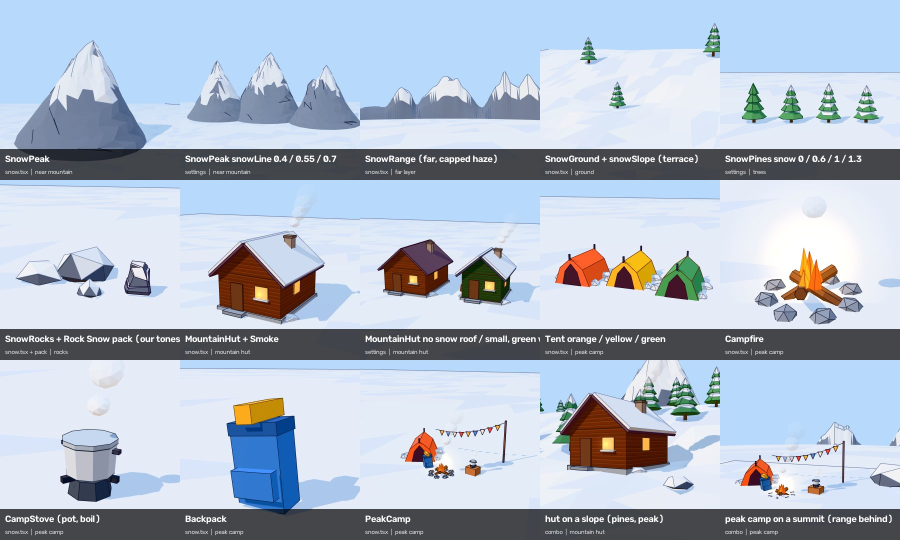
#> input picture references/sets/kit_snow.jpg, 1800 x 1080 px (shown at 1/2 size)
$ python measure_frames.py ../references/sets/kit_snow.jpg   (older library calls are emulated)
#> lines starting #> are read from the running program, lines starting #| are printed output that depends on the picture; after the words box and inside, x2 and y2 are one past the last pixel; in counts of white or black regions, pixels touching at a corner belong together
### tools/visual_analysis.py
"""Measure the visual style of each reference video.

Usage: python -I tools/visual_analysis.py <references_dir> [--workers 4]

For every <references>/videos/<id>.mp4 writes
    <references>/analysis/visual/<id>.json   per-frame summary, shots, palettes
    <references>/analysis/contact_sheets/<id>.jpg

Metrics (all measured, never guessed):
- scene changes: Bhattacharyya distance between HSV histograms. A change is a
  peak of the distance between frame j and frame j-LAG (robust to camera motion,
  catches dissolves). Its length = consecutive frames where the frame-to-frame
  distance stays high: <= HARD_MAX_FRAMES frames -> "hard cut", longer -> "dissolve".
- camera motion: Lucas-Kanade feature tracking + RANSAC similarity transform
  per frame -> pan (x/y), zoom (scale), roll, plus jitter (shake).
  "subject motion" = residual motion of tracked points not explained by the camera.
- tone: luma mean / std / p5 / p95 (BT.709, 0-255), HSV saturation (0-1),
  Hasler-Susstrunk colorfulness.
- palette: k-means in Lab on 3 frames per shot (k=5) and per video (k=8).
"""
import argparse
import json
import math
import re
import subprocess
from concurrent.futures import ProcessPoolExecutor
from pathlib import Path

import cv2
import numpy as np

SMALL_W, SMALL_H = 180, 320          # analysis resolution (9:16)
LAG = 8                              # frames compared across a transition
CHANGE_MIN = 0.30                    # Bhattacharyya distance (frame j vs j-LAG) for a scene change
CHANGE_RATIO = 2.0                   # ...and at least this x the local median
HARD_MAX_FRAMES = 2                  # transitions this short count as hard cuts
MIN_SHOT_S = 0.4
THUMB_W, THUMB_H = 225, 400
SHEET_COLS, SHEET_ROWS = 4, 4


def hexcolor(bgr):
    b, g, r = (int(round(c)) for c in bgr)
    return f"#{r:02x}{g:02x}{b:02x}"


def tone(frame):
    f = frame.astype(np.float32)
    b, g, r = f[..., 0], f[..., 1], f[..., 2]
    y = 0.2126 * r + 0.7152 * g + 0.0722 * b
    hsv = cv2.cvtColor(frame, cv2.COLOR_BGR2HSV)
    rg, yb = r - g, 0.5 * (r + g) - b
    colorful = math.hypot(rg.std(), yb.std()) + 0.3 * math.hypot(rg.mean(), yb.mean())
    p5, p95 = np.percentile(y, [5, 95])
    return {"luma": float(y.mean()), "contrast": float(y.std()), "p5": float(p5), "p95": float(p95),
            "sat": float(hsv[..., 1].mean() / 255), "colorful": float(colorful)}


# [264 lines left out: functions camera_motion, kmeans_palette, loudness, classify_shot, analyze, main, not called in this run]


# [2 lines that do not run on import are left out]

### tools/style_probe.py
"""Measure the drawing style of every reference video (captions, blur, line art, warm/cool light).

Usage: python -I tools/style_probe.py <references_dir> [--workers 4] [--only ID ...]

Needs  <references>/analysis/visual/<id>.json (shots, from visual_analysis.py)
Writes <references>/analysis/style/<id>.json and prints one line per video.

Frames used: the middle frame of every shot (light, blur, line art) and one frame
every CAPTION_STEP_S seconds (captions). All pixel values refer to 1080x1920.

- captions: white glyphs (all channels > WHITE) with a dark ring around them, in the
  lower-middle band. Outline thickness is measured per side: march outward from the
  glyph edge until fewer than half of the samples are dark. Longer below/right than
  above/left = a drop shadow.
- blur: per 120 px tile, edge acutance = p99(Sobel magnitude) / (p95 - p5 luma).
  A Gaussian-blurred step of width sigma gives acutance ~ 3.19 / sigma, so
  sigma_px ~ 3.19 / acutance (only meaningful above ~0.8 px).
  sharp tiles = p90 of the frame, soft tiles = p25.
- line art: black-hat (15 px) > 40 and luma < 80 -> thin dark strokes; long straight
  dark segments (HoughP, >= 120 px) mostly come from outlined architecture/props.
- light: share of saturated (S > 0.25) pixels with warm hues (red-orange-yellow)
  versus cool hues (cyan-blue-violet). warm if warm >= 1.5 x cool, cool if the reverse.
"""
import argparse
import json
from concurrent.futures import ProcessPoolExecutor
from pathlib import Path

import cv2
import numpy as np

CAPTION_STEP_S = 0.5
BAND = (0.50, 0.90)          # caption search band, fraction of height
WHITE, DARK = 215, 70
TILE = 120
EXCLUDE = (0.60, 0.80)       # caption rows excluded from blur / line / light stats
SIGMA_K = 3.19


# [75 lines left out: function find_caption, not called in this run]


def keep_rows(h):
    rows = np.ones(h, bool)
    rows[int(EXCLUDE[0] * h):int(EXCLUDE[1] * h)] = False
    return rows


# [46 lines left out: functions blur_stats, line_stats, not called in this run]


def light_stats(frame):
    h = frame.shape[0]
    f = frame[keep_rows(h)]
    hsv = cv2.cvtColor(f, cv2.COLOR_BGR2HSV)
    hue, sat = hsv[..., 0], hsv[..., 1] / 255.0
    colored = sat > 0.25
    warm = colored & ((hue <= 25) | (hue >= 165))        # red, orange, yellow (OpenCV hue 0-180)
    cool = colored & (hue >= 85) & (hue <= 150)           # cyan, blue, violet
    lab = cv2.cvtColor(f, cv2.COLOR_BGR2LAB).reshape(-1, 3).astype(np.float32)
    ws, cs = float(warm.mean()), float(cool.mean())
    kind = "warm" if ws >= 1.5 * cs and ws > 0.10 else "cool" if cs >= 1.5 * ws and cs > 0.10 else "mixed"
    return {"warm_share": round(ws, 3), "cool_share": round(cs, 3), "kind": kind,
            "lab_L": round(float(lab[:, 0].mean() * 100 / 255), 1),
            "lab_a": round(float(lab[:, 1].mean() - 128), 1), "lab_b": round(float(lab[:, 2].mean() - 128), 1)}


# [83 lines left out: functions analyze, main, not called in this run]


# [2 lines that do not run on import are left out]

### tools/measure_frames.py
"""Measure look numbers of rendered frames with the SAME formulas as the reference analysis.

Usage: python -I tools/measure_frames.py img1.png [img2.png ...] [--json out.json]
Uses tone() from visual_analysis.py and light_stats() from style_probe.py.
"""
import json
import sys
from pathlib import Path

sys.path.insert(0, str(Path(__file__).resolve().parent))
import cv2  # noqa: E402
from style_probe import light_stats  # noqa: E402
from visual_analysis import tone  # noqa: E402


def measure(path):
    img = cv2.imread(str(path))
    t = tone(img)
    l = light_stats(img)
    return {"file": Path(path).name, **{k: round(v, 2) for k, v in t.items()}, **l}


def main():
    args = sys.argv[1:]
    out = None
    if "--json" in args:
        i = args.index("--json")
        out = args[i + 1]
        args = args[:i] + args[i + 2:]
    rows = [measure(p) for p in args]
#> in measure, img is the input picture: shape (1080, 1800, 3); mean B, G, R 202.8, 187.4, 176
#> in tone, `b, g, r = f[..., 0], f[..., 1], f[..., 2]`:
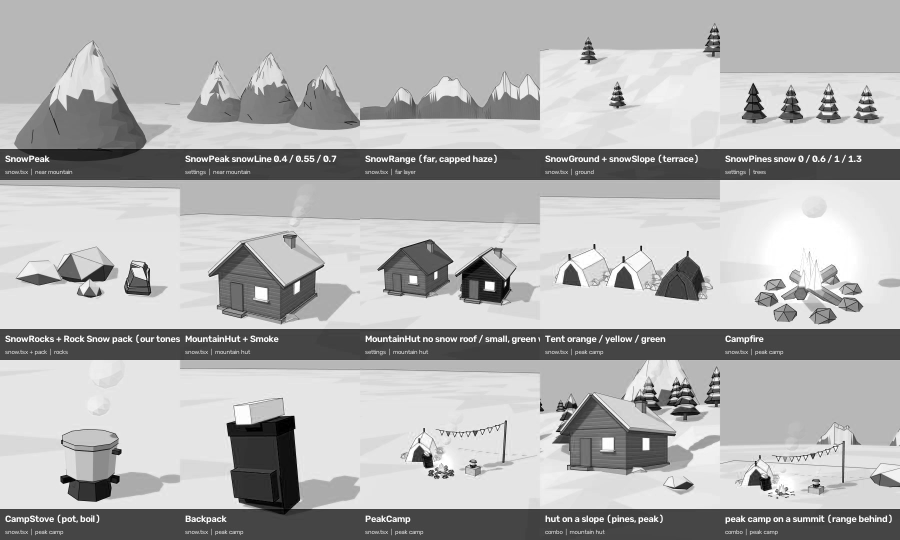
#> r: shape (1080, 1800) float32 (shown at 1/2 size); min 0, max 255, mean 176
#> in tone, `hsv = cv2.cvtColor(frame, cv2.COLOR_BGR2HSV)`: hsv: shape (1080, 1800, 3); mean H, S, V 104.3, 46.9, 207.6
#> in tone, `rg, yb = r - g, 0.5 * (r + g) - b`:
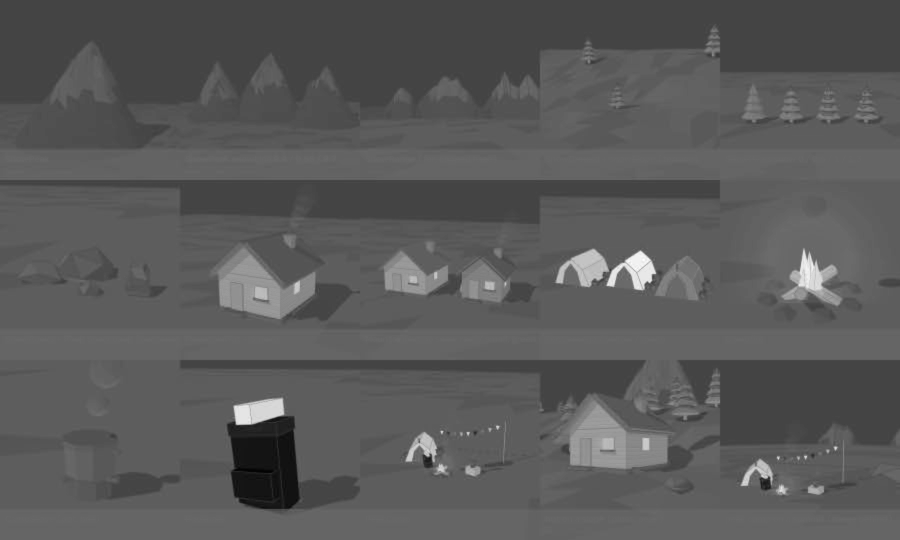
#> yb: shape (1080, 1800) float32 (shown at 1/2 size); min -153, max 221.5, mean -21.1; drawn with min black and max white
#> in tone, `colorful = math.hypot(rg.std(), yb.std()) + 0.3 * math.hypot(rg.mean()..`: colorful = 44.45
#> in tone, `p5, p95 = np.percentile(y, [5, 95])`: p5 = 66.87; p95 = 238.8
#> in measure, `t = tone(img)`: t = {'luma': 186.1, 'contrast': 67.11, 'p5': 66.87, 'p95': 238.8, 'sat': 0.184, 'colorful': 44.45}
#> in light_stats, `f = frame[keep_rows(h)]`:
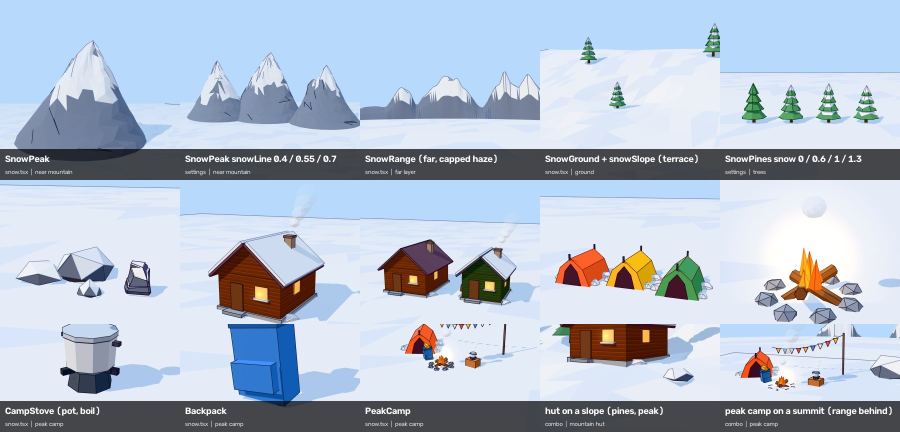
#> f: shape (864, 1800, 3) (shown at 1/2 size); mean B, G, R 205.7, 189.7, 178.1
#> in light_stats, `hsv = cv2.cvtColor(f, cv2.COLOR_BGR2HSV)`: hsv: shape (864, 1800, 3); mean H, S, V 103.7, 48.7, 210.7
#> in light_stats, `hue, sat = hsv[..., 0], hsv[..., 1] / 255.0`:
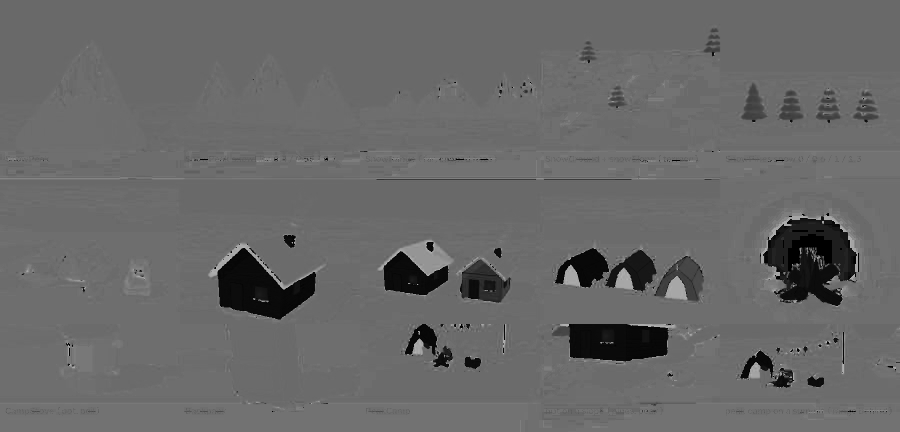
#> hue: shape (864, 1800) (shown at 1/2 size); min 0, max 179, mean 103.7
#> in light_stats, `hue, sat = hsv[..., 0], hsv[..., 1] / 255.0`:
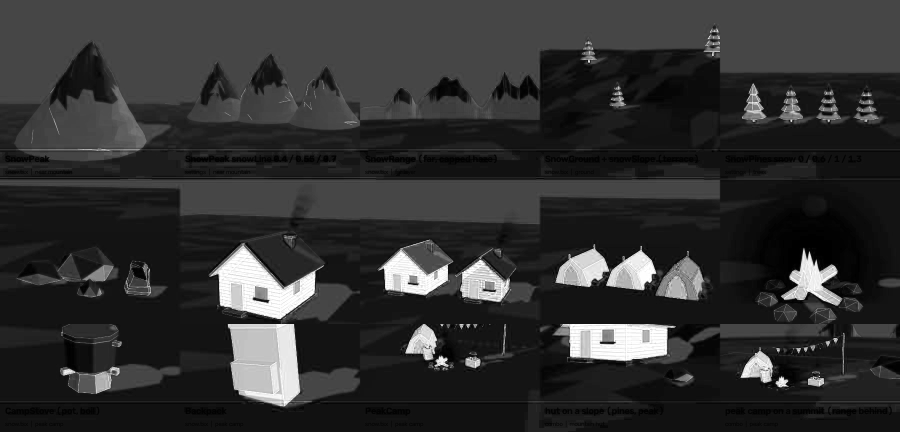
#> sat: shape (864, 1800) float64 (shown at 1/2 size); min 0, max 1, mean 0.191
#> in light_stats, `colored = sat > 0.25`:
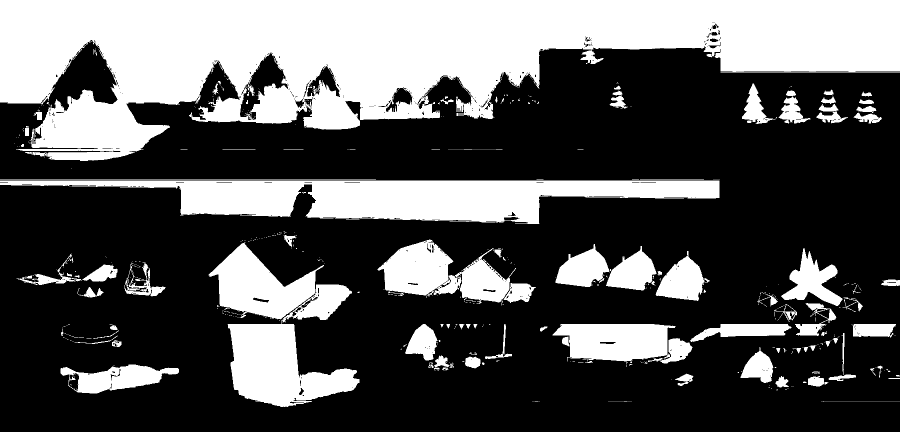
#> colored: shape (864, 1800) bool (shown at 1/2 size); 34.6% white; 717 white regions (611 under 20 px), largest, box (x1, y1, x2, y2) and area: (0, 0, 1800, 322) 320397, (0, 361, 1439, 448) 68367, (417, 485, 719, 814) 47518
#> in light_stats, `warm = colored & ((hue <= 25) | (hue >= 165))`: warm: shape (864, 1800) bool; 4.1% white; 73 white regions (37 under 20 px), largest, box (x1, y1, x2, y2) and area: (421, 489, 631, 639) 16599, (1121, 648, 1348, 723) 13464, (761, 500, 896, 591) 7115
#> in light_stats, `cool = colored & (hue >= 85) & (hue <= 150)`:
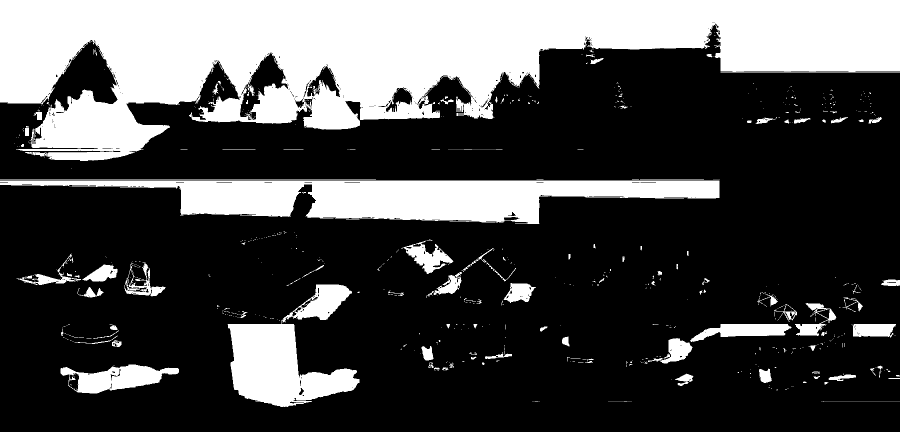
#> cool: shape (864, 1800) bool (shown at 1/2 size); 29.3% white; 863 white regions (757 under 20 px), largest, box (x1, y1, x2, y2) and area: (0, 0, 1800, 322) 318887, (0, 361, 1439, 448) 68367, (455, 568, 719, 814) 30332
#> in light_stats, `ws, cs = float(warm.mean()), float(cool.mean())`: ws = 0.0407; cs = 0.293
#> in light_stats, `kind = "warm" if ws >= 1.5 * cs and ws > 0.10 else "cool" if cs >= 1.5..`: kind = 'cool'
#> in measure, `l = light_stats(img)`: l = {'warm_share': 0.041, 'cool_share': 0.293, 'kind': 'cool', 'lab_L': 75.8, 'lab_a': 0.3, 'lab_b': -8.9}
#> rows = 1 item
    for r in rows:
        print(f"{r['file'][:34]:34s} luma {r['luma']:6.1f}  std {r['contrast']:5.1f}  p5 {r['p5']:5.1f}  "
              f"p95 {r['p95']:5.1f}  sat {r['sat']:.2f}  colorful {r['colorful']:5.1f}  "
              f"{r['kind']:5s} (w {r['warm_share']:.2f} / c {r['cool_share']:.2f})")
#> this loop made 1 pass
#| kit_snow.jpg                       luma  186.1  std  67.1  p5  66.9  p95 238.8  sat 0.18  colorful  44.5  cool  (w 0.04 / c 0.29)
    if out:
        Path(out).write_text(json.dumps(rows, indent=1))


if __name__ == "__main__":
    main()
